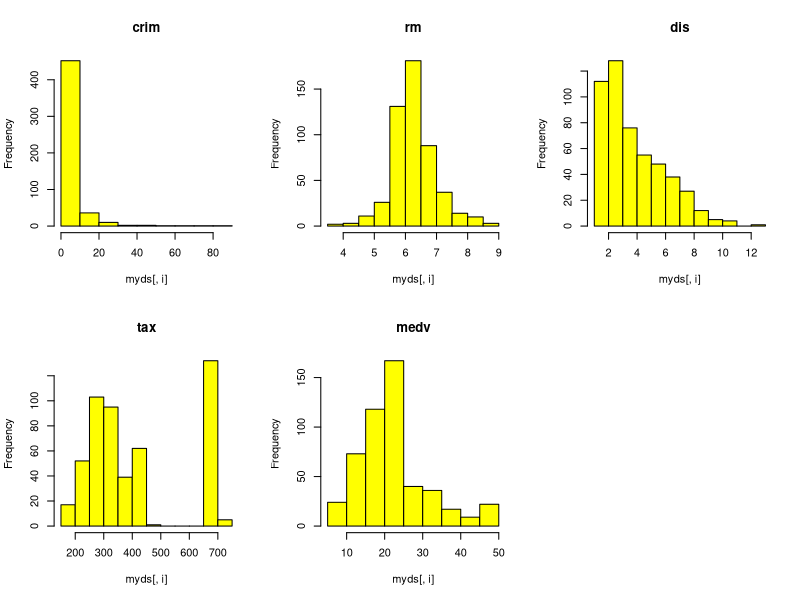
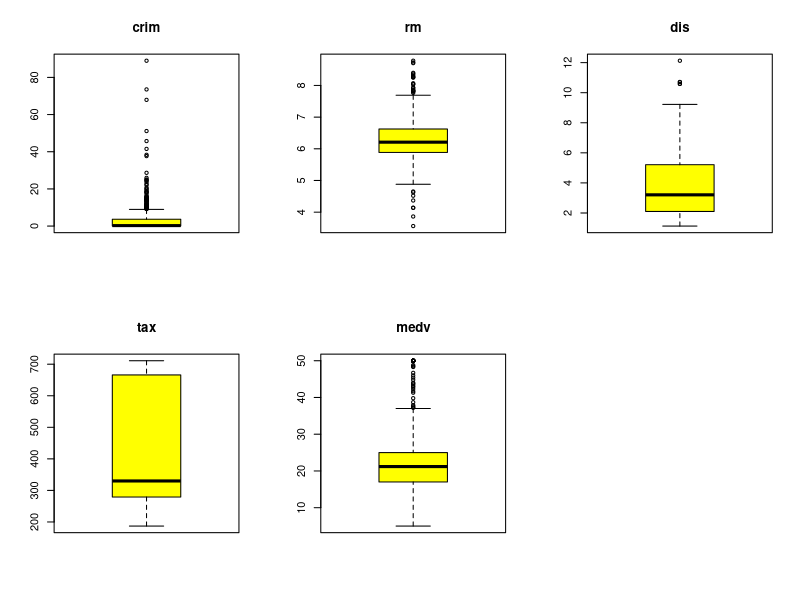
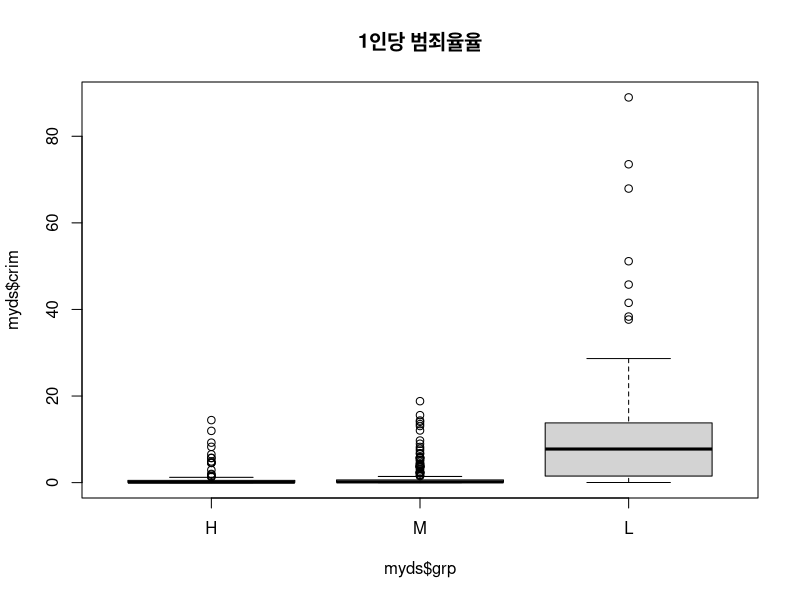
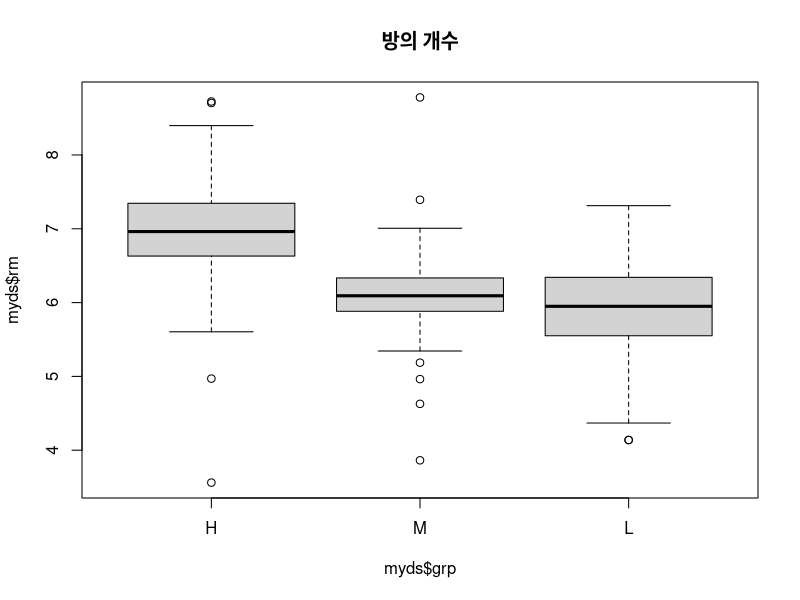
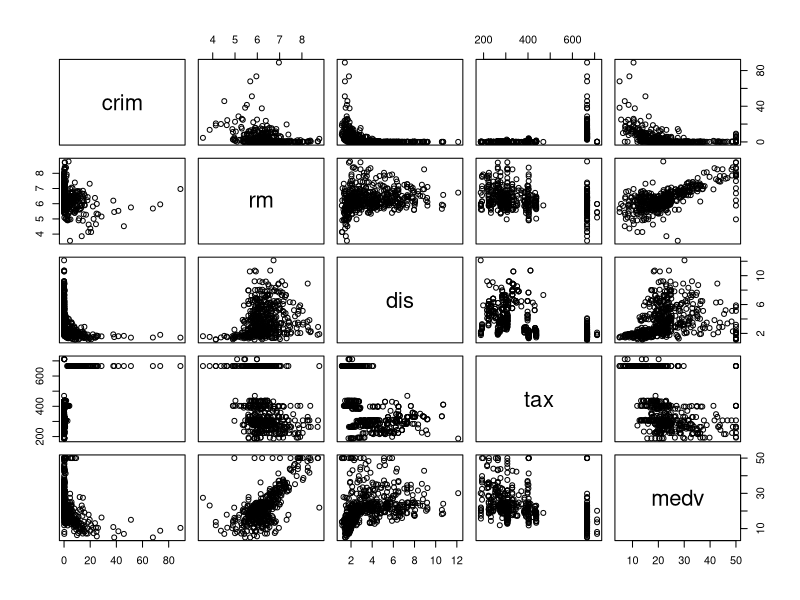
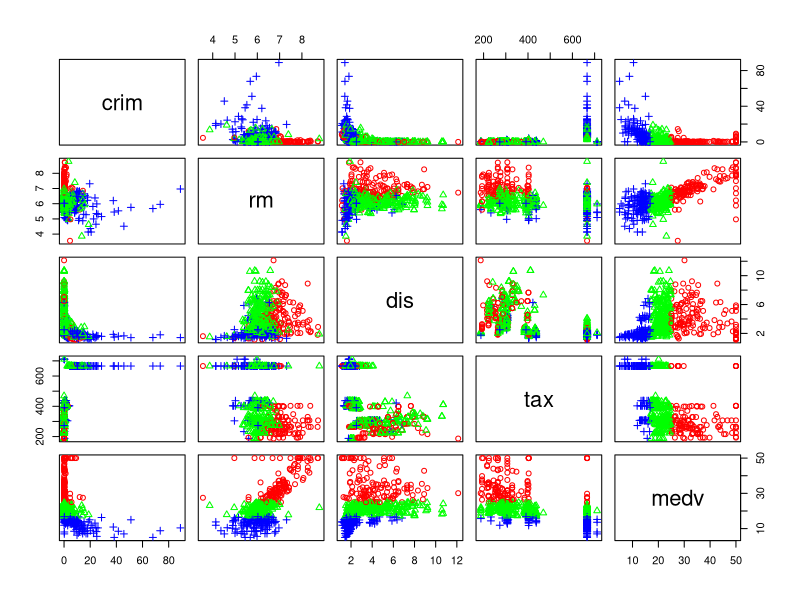

The R source for these figures, in order:
# 보스톤하우징 데이터셋을 분석해 본다.

# 데이터 수집
# BostonHousing 데이터 셋을 활용하기 위해서 mlbench 패키지를 인스톨 한다.
install.packages("mlbench")
library(mlbench)
data("BostonHousing")

# 5개의 변수만 추출해서 따로 데이터셋을 만들다.
myds <- BostonHousing[,c("crim","rm","dis","tax","medv")]
head(myds)
dim(myds)

grp <- c()
# grp변수에다가 medv(주택가격) 상,중,하 분류한 내용을 저장.
# 506번 루핑 하면서 해당 값을 grp에 저장함.
for(i in 1:nrow(myds)) {
  
    if(myds$medv[i] >= 25.0) {
      grp[i] <- "H"
    }else if (myds$medv[i] < 25.0 && myds$medv[i] > 17.0) {
      grp[i] <- "M"
    }else {
      grp[i] <- "L"
    }
    
}

grp <- factor(grp)
grp
grp <- factor(grp, levels = c("H", "M", "L"))
grp


# 기존의 myds라는 데이터 프레임에 grp 팩터를 추가

myds <- data.frame(myds, grp)
View(myds)

str(myds)

# 그룹별 주택의 빈도수
table(myds$grp)

# 여기까지 데이터 수집이 끝남.

# 분석과정 시작
# 1. 히스토그램 차트 작성
par(mfrow = c(2,3))        # 2*3 가상화면 분할
for(i in 1:5) {
                hist(myds[,i], 
                main = colnames(myds)[i],
                col = "yellow")
              }

par(mfrow = c(1,1))     # 가상 화면 원복

# 2. 박스상자

par(mfrow = c(2,3))        # 2*3 가상화면 분할
for(i in 1:5) {
                boxplot(myds[,i], 
                main = colnames(myds)[i],
                col = "yellow")
              }

par(mfrow = c(1,1))     # 가상 화면 원복

# 3. 그룹별 관측값 분포표 (범위)
boxplot(myds$crim ~ myds$grp, main = "1인당 범죄율율")

boxplot(myds$rm ~ myds$grp, main = "방의 개수")

# 4. 다중 산점도를 통한 변수들간 상관관계
pairs(myds[,-6])    # grp열 제외하고 나타내라라


color <- c("red", "green", "blue")

# 점의 모양 지정
point <- as.integer(myds$grp)
pairs(myds[,-6], pch = point, col = color[point])

# 5. 변수간의 상관계수를 확인
cor(myds[,-6])












































